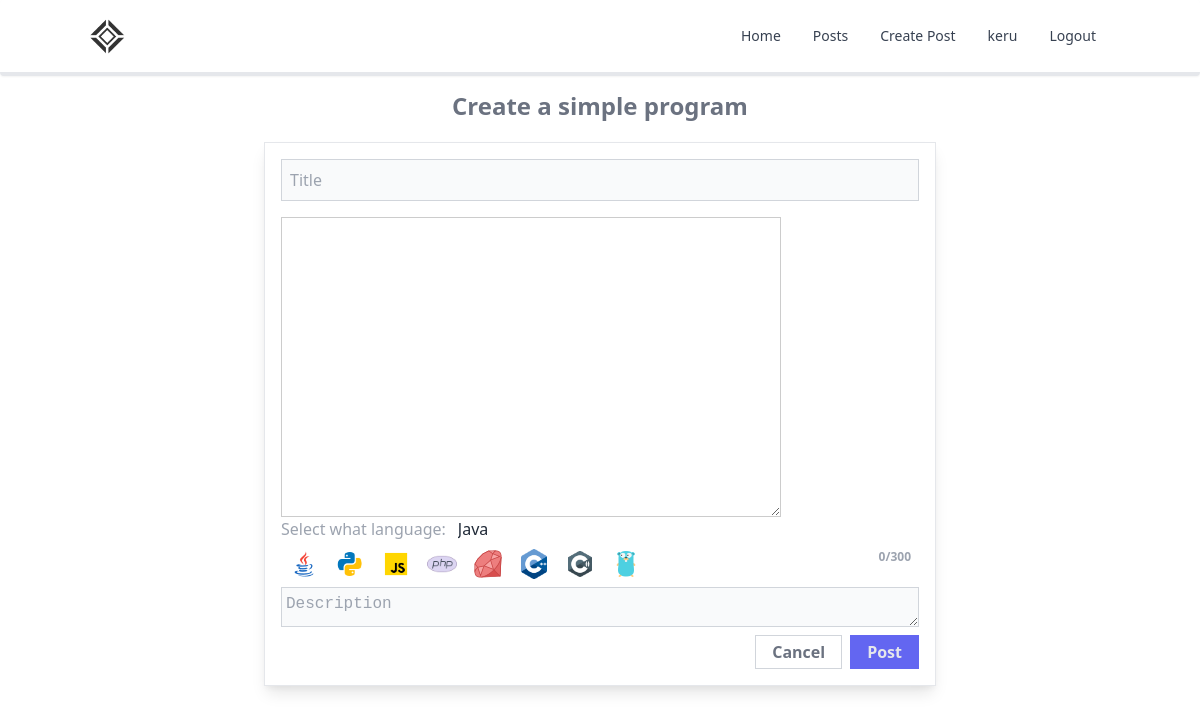
The app's page /create-post/ (signed in) with its own data.
### base/models.py (models this page shows, shortened)
class Language_Category(models.Model):
    lang = models.CharField(max_length=200)

### base/views_language.py (the view, shortened to what this page needs)
# urls.py: path('create-post/', create_post, name="create-post-page"),
@login_required
def create_post(request):
    category = Language_Category.objects.all()
    return render(request, 'base/create-post.html', {"category": category})

### base/templates/base/create-post.html (shortened to what this page needs)
{% extends 'main.html' %}
{% block content %}
<div style="margin-top: 70px;">
    <form method="post" action="{% url 'create-post-page' %}" class="grid">
      <div class="heading text-center font-bold text-2xl text-gray-500 my-5">Create a simple program</div>
      <div class="editor mx-auto w-10/12 flex flex-col text-gray-800 border border-gray-200 p-4 shadow-lg max-w-2xl">
        <input id="title" name="title" class="title bg-gray-50 border border-gray-300 p-2 mb-4 outline-none" spellcheck="false" placeholder="Title" type="text">
        <textarea id="code-editor" name="source" spellcheck="false"></textarea>
        <div class="flex items-center">
          <h2 class="text-gray-400">Select what language: </h2>
          <input type="text" value="Java" class="ml-2 rounded-sm px-1" name="lang" id="lang" readonly>
        </div>
        <div class="icons flex text-gray-500 m-2">
            {% for cat in category %}
                <img width="30" onclick="selectLang('{{cat.lang}}')" class="mr-4 cursor-pointer" src="http://localhost:5000/static/base/images/languages/{{cat.lang}}.png" alt="">
            {%endfor%}
            <div class="count ml-auto text-gray-400 text-xs font-semibold">0/300</div>
        </div>
        <textarea name="description" class="description bg-gray-50 sec p-1 mb-2 h-10 w-full border border-gray-300 outline-none" spellcheck="false" placeholder="Description"></textarea>
        <div class="buttons flex ml-auto">
          <a href="{% url 'posts-page' %}">
            <div class="btn border border-gray-300 p-1 px-4 font-semibold cursor-pointer text-gray-500 ml-auto">
              Cancel
            </div>
          </a>
          <button type="submit" class="btn border border-indigo-500 p-1 px-4 font-semibold cursor-pointer text-gray-200 ml-2 bg-indigo-500">Post</button>
        </div>
      </div>
  </form>
</div>
{% endblock %}

### templates/navbar.html (shortened to what this page needs)
{% load static %}
<nav class="bg-white border-gray-200 px-10 py-2.5 rounded dark:bg-gray-900 fixed w-full top-0 left-0 z-10 shadow-sm border-b-4">
    <div class="container flex flex-wrap items-center justify-between mx-auto">
      <a href="{% url 'home_page' %}" class="flex items-center">
          <img src="{% static 'base/images/output.png' %}" class="h-6 mr-3 sm:h-9" alt="Kompayler Logo" />
      </a>
      <div class="hidden w-full md:block md:w-auto" id="navbar-default">
        <ul class="flex flex-col p-4 mt-4 border border-gray-100 rounded-lg bg-gray-50 md:flex-row md:space-x-8 md:mt-0 md:text-sm md:font-medium md:border-0 md:bg-white dark:bg-gray-800 md:dark:bg-gray-900 dark:border-gray-700">
          <li>
            <a href="{% url 'home_page' %}" class="block py-2 pl-3 pr-4 text-gray-700 rounded hover:bg-gray-100 md:hover:bg-transparent md:hover:text-blue-700 rounded md:bg-transparent md:p-0 dark:text-white">Home</a>
          </li>
          <li>
            <a href="{% url 'posts-page' %}" class="block py-2 pl-3 pr-4 text-gray-700 rounded hover:bg-gray-100 md:hover:bg-transparent md:border-0 md:hover:text-blue-700 md:p-0 dark:text-gray-400 md:dark:hover:text-white dark:hover:bg-gray-700 dark:hover:text-white md:dark:hover:bg-transparent">
              Posts
            </a>
          </li>
          <li>
            <a href="{% url 'create-post-page' %}" class="block py-2 pl-3 pr-4 text-gray-700 rounded hover:bg-gray-100 md:hover:bg-transparent md:border-0 md:hover:text-blue-700 md:p-0 dark:text-gray-400 md:dark:hover:text-white dark:hover:bg-gray-700 dark:hover:text-white md:dark:hover:bg-transparent">
              Create Post
            </a>
          </li>
          {% if request.user.is_authenticated %}
          <li>
            <a href="{% url 'profile_page' %}" class="block py-2 pl-3 pr-4 text-gray-700 rounded hover:bg-gray-100 md:hover:bg-transparent md:border-0 md:hover:text-blue-700 md:p-0 dark:text-gray-400 md:dark:hover:text-white dark:hover:bg-gray-700 dark:hover:text-white md:dark:hover:bg-transparent">
              {{request.user.username}}
            </a>
          </li>
            <li>
              <a href="{% url 'logout_page' %}" class="block py-2 pl-3 pr-4 text-gray-700 rounded hover:bg-gray-100 md:hover:bg-transparent md:border-0 md:hover:text-blue-700 md:p-0 dark:text-gray-400 md:dark:hover:text-white dark:hover:bg-gray-700 dark:hover:text-white md:dark:hover:bg-transparent">
                Logout
              </a>
            </li>
          {%endif%}
        </ul>
      </div>
    </div>
  </nav>

### templates/main.html (style rules this page uses)
textarea { font-family: monospace; font-size: 16px; border: 1px solid #ccc; color: #6b6b6b; padding: 10px; width: 500px; height: 300px; }
body { scroll-behavior: smooth; }
html { margin: 0; padding: 0; height: 100%; background-color: white; }

### records on screen
Language_Category: lang (picture)
Language_Category: lang (picture)
Language_Category: lang (picture)
Language_Category: shows a picture
Language_Category: lang (picture)
Language_Category: shows a picture
Language_Category: lang (picture)
Language_Category: lang (picture)

### other values on screen
{{ request.user.username }} "keru"
